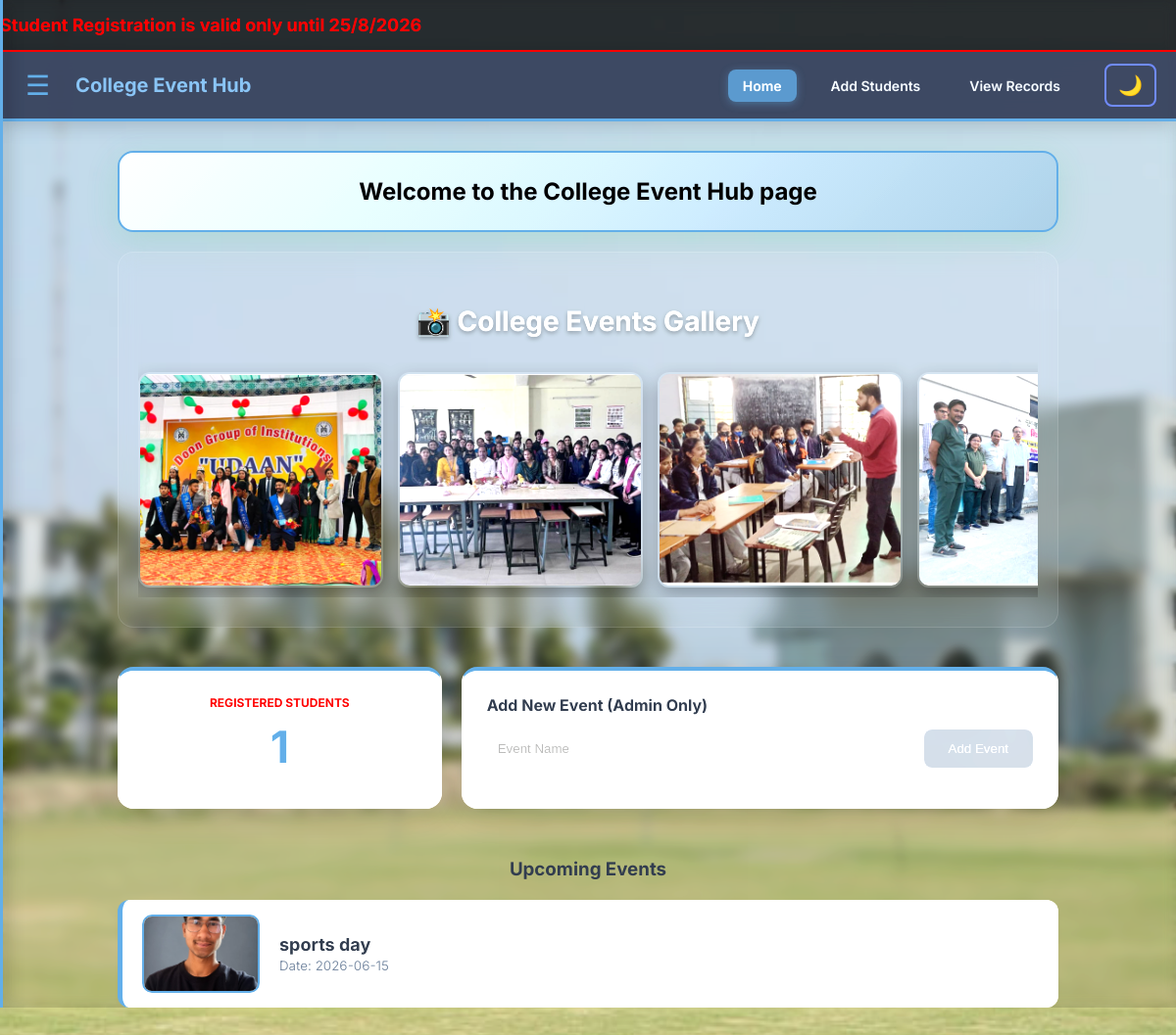
The page / on the database its author committed.
### app.py (models this page shows)
class Event(db.Model):
    id = db.Column(db.Integer, primary_key=True)
    name = db.Column(db.String(100), nullable=False)
    date = db.Column(db.String(20), nullable=False)
    image = db.Column(db.String(200), nullable=True)

### app.py (the view)
@login_required
@app.route('/')
def dashboard():
    all_events = Event.query.all()
    total = Student.query.count()
    return render_template('dashboard.html', events=all_events, total_reg=total)

### app.py (called while the page is built)
@app.after_request
def add_header(response):
    response.headers["Cache-Control"] = "no-store, no-cache, must-revalidate, max-age=0"
    response.headers["Pragma"] = "no-cache"
    response.headers["Expires"] = "-1"
    return response

### templates/dashboard.html (shortened to what this page needs)
<!DOCTYPE html>
<html lang="en">
<head>
    <link rel="stylesheet" href="{{ url_for('static', filename='style.css') }}?v=1.1">
</head>
<body>
<div class="banner-announcement">
    <p class="scrolling-text">Student Registration is valid only until 25/8/2026</p>
</div>
<div id="mySidebar" class="sidebar">
    <div class="profile-section">
    </div>
    <a href="/">🏠 Dashboard</a>
    <a href="/register">➕ Register Student</a>
    <a href="/students">📋 View Records</a>
    <form method="POST" action="{{ url_for('logout') }}" style="display: block; padding: 0;">
        <button type="submit" style="background: none; border: none; color: #cbd5e0; font-size: 18px; cursor: pointer; transition: 0.3s; padding: 15px 25px; width: 100%; text-align: left; border-left: 4px solid transparent;">🚪 Logout</button>
    </form>
</div>
<nav class="navbar-custom">
    <button class="open-btn" onclick="openNav()">&#9776;</button>
    <span style="font-size: 20px; font-weight: bold; margin-right: auto; color: #7db3e0;">College Event Hub</span>
    <a href="/" class="active">Home</a>
    <a href="/register">Add Students</a>
    <a href="/students">View Records</a>
    <button class="dark-mode-toggle" onclick="toggleDarkMode()" title="Toggle Dark/Light Mode">🌙</button>
</nav>
<div class="container" id="main">
    <div class="dashboard-content">
        <div class="form-card stats-card welcome-card">
            <h3>Welcome to the College Event Hub page</h3>
        </div>
        <div class="gallery-section">
            <h2 class="gallery-title">📸 College Events Gallery</h2>
            <div class="gallery-container">
                <div class="gallery-item">
                    <img src="{{ url_for('static', filename='event_images/pic1.png') }}" alt="College Event 1">
                </div>
                <div class="gallery-item">
                    <img src="{{ url_for('static', filename='event_images/pic2.png') }}" alt="College Event 2">
                </div>
                <div class="gallery-item">
                    <img src="{{ url_for('static', filename='event_images/pic3.png') }}" alt="College Event 3">
                </div>
                <div class="gallery-item">
                    <img src="{{ url_for('static', filename='event_images/pic4.png') }}" alt="College Event 4">
                </div>
            </div>
        </div>
        <div class="flex-row">
            <div class="form-card stats-card">
                <p style="color: red; margin: 0; text-transform: uppercase; font-size: 12px; font-weight: bold;">Registered Students</p>
                <h3>{{ total_reg }}</h3>
            </div>
            <div class="form-card" style="flex: 2;">
                <h4 style="margin:0 0 15px 0; color: #2d3748;">Add New Event (Admin Only)</h4>
                <div style="display: flex; gap: 12px; opacity: 0.6;">
                    <input type="text" placeholder="Event Name" disabled style="flex: 2; padding: 10px; border: 1px solid #e2e8f0; border-radius: 8px;">
                    <button type="button" disabled style="background: #a0aec0; color:white; border:none; padding: 12px 25px; border-radius: 8px;">Add Event</button>
                </div>
            </div>
        </div>
        <h3 style="color: #2d3748; margin-bottom: 20px; text-align: center;">Upcoming Events</h3>
        {% if events %}
{% for e in events %}
<div class="event-item">
    <div style="display:flex; align-items:center; gap:20px;">
        {% if e.image %}
        <img src="{{ url_for('static', filename='event_images/' + e.image) }}"
        style="
        width:120px;
        height:80px;
        object-fit:cover;
        border-radius:10px;
        border:2px solid #5a9fd4;
        ">
        {% endif %}
        <div>
        <span style="
        font-weight:bold;
        font-size:18px;
        color:#2d3748;">
        {{ e.name }}
        </span>
        <br>
        <small style="color:#718096;">
        Date: {{ e.date }}
        </small>
        </div>
    </div>
</div>
{% endfor %}
{% else %}
<p style="color:#a0aec0;text-align:center;margin-top:30px;">
No events found.
</p>
{% endif %}
    </div>
</div>
</body>
</html>

### static/style.css (style rules this page uses)
* { box-sizing: border-box; }
body { font-family: 'Inter', sans-serif; background-image: url('/static/new.png'); background-size: cover; background-position: center; background-attachment: fixed; background-repeat: no-repeat; background-color: #2d3748; margin: 0; padding: 0; min-height: 100vh; overflow-x: hidden; filter: brightness(1.1); transition: background-color 0.3s ease, filter 0.3s ease; }
body::before { content: ''; position: fixed; top: 0; left: 0; right: 0; bottom: 0; background-image: url('/static/new.png'); background-size: cover; background-position: center; background-attachment: fixed; filter: blur(6px); z-index: -2; }
body::after { content: ''; position: fixed; top: 0; left: 0; right: 0; bottom: 0; background-color: rgba(0, 0, 0, 0.15); z-index: -1; }
.banner-announcement { width: 100%; background-color: rgba(0, 0, 0, 0.8); padding: 10px 0; overflow: hidden; position: relative; z-index: 1000; border-bottom: 2px solid red; }
.scrolling-text { color: red; font-size: 18px; font-weight: bold; margin: 0; padding: 5px 0; white-space: nowrap; animation: scrollLeft 8s linear infinite; display: inline-block; }
.navbar-custom { background: rgba(45, 55, 80, 0.92); backdrop-filter: blur(10px); padding: 1rem 2rem; display: flex; align-items: center; justify-content: flex-start; gap: 20px; box-shadow: 0 2px 20px rgba(0,0,0,0.2); border-bottom: 3px solid #5a9fd4; }
.navbar-custom a { color: #e2e8f0; text-decoration: none; padding: 10px 15px; font-size: 14px; font-weight: 600; border-radius: 8px; transition: all 0.3s ease; }
.navbar-custom a:hover, .navbar-custom a.active { background: rgba(90, 159, 212, 0.8); color: white; box-shadow: 0 2px 8px rgba(90, 159, 212, 0.4); }
.dark-mode-toggle { background: none; border: 2px solid #5a9fd4; color: #7db3e0; font-size: 20px; cursor: pointer; padding: 8px 12px; border-radius: 8px; transition: all 0.3s ease; display: flex; align-items: center; justify-content: center; margin-left: 10px; }
.navbar-custom:has(.dark-mode-toggle) { --accent-color: #667eea; }
body:not(.dark-mode) .navbar-custom .dark-mode-toggle { border-color: #667eea; color: #667eea; }
.sidebar { position: fixed; top: 0; left: -285px; width: 280px; height: 100vh; background: rgba(26, 32, 44, 0.98); transition: all 0.4s ease-in-out; z-index: 10000; padding-top: 20px; box-shadow: 4px 0 15px rgba(0,0,0,0.5); border-right: 3px solid #5a9fd4; }
.sidebar a { display: block; padding: 15px 25px; color: #cbd5e0; text-decoration: none; font-size: 16px; transition: 0.3s; border-left: 4px solid transparent; }
.profile-section { padding: 20px; text-align: center; border-bottom: 1px solid rgba(74, 85, 104, 0.5); margin-bottom: 10px; }
.container { padding:40px; max-width:1200px; width:100%; margin:auto; }
.form-card { background: white; border-radius: 16px; padding: 25px; margin-bottom: 20px; border-top: 4px solid #5a9fd4; box-shadow: 0 8px 32px rgba(0,0,0,0.1); }
.navbar-custom { width:100%; display:flex; align-items:center; justify-content:center; flex-wrap:wrap; gap:12px; }
.navbar-custom a { white-space:nowrap; }
.dashboard-content { width:100%; }

### rows shown on the page
Event: image (picture), name "sports day", date "2026-06-15"

### other values the page prints
{{ total_reg }} "1"
